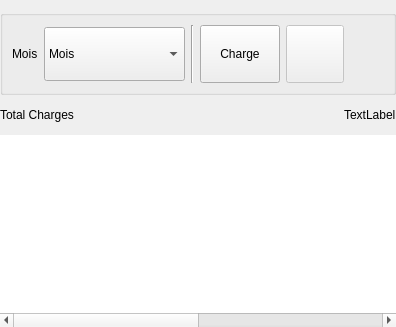
               <widget class="QWidget" name="ChargePage">
                <layout class="QVBoxLayout" name="verticalLayout_37">
                 <property name="spacing">
                  <number>0</number>
                 </property>
                 <property name="leftMargin">
                  <number>0</number>
                 </property>
                 <property name="topMargin">
                  <number>0</number>
                 </property>
                 <property name="rightMargin">
                  <number>0</number>
                 </property>
                 <property name="bottomMargin">
                  <number>0</number>
                 </property>
                 <item>
                  <widget class="QWidget" name="ChargeWidgetContainer" native="true">
                   <layout class="QVBoxLayout" name="verticalLayout_36">
                    <property name="spacing">
                     <number>10</number>
                    </property>
                    <property name="leftMargin">
                     <number>0</number>
                    </property>
                    <property name="topMargin">
                     <number>0</number>
                    </property>
                    <property name="rightMargin">
                     <number>0</number>
                    </property>
                    <property name="bottomMargin">
                     <number>0</number>
                    </property>
                    <item>
                     <widget class="QFrame" name="searchFrame_4">
                      <property name="frameShape">
                       <enum>QFrame::NoFrame</enum>
                      </property>
                      <property name="frameShadow">
                       <enum>QFrame::Raised</enum>
                      </property>
                      <layout class="QHBoxLayout" name="horizontalLayout_30">
                       <property name="leftMargin">
                        <number>0</number>
                       </property>
                       <property name="topMargin">
                        <number>0</number>
                       </property>
                       <property name="rightMargin">
                        <number>0</number>
                       </property>
                       <property name="bottomMargin">
                        <number>0</number>
                       </property>
                      </layout>
                     </widget>
                    </item>
                    <item>
                     <widget class="QGroupBox" name="groupBoxToolBar_4">
                      <property name="title">
                       <string/>
                      </property>
                      <layout class="QHBoxLayout" name="horizontalLayout_31">
                       <property name="leftMargin">
                        <number>9</number>
                       </property>
                       <property name="topMargin">
                        <number>9</number>
                       </property>
                       <property name="rightMargin">
                        <number>9</number>
                       </property>
                       <property name="bottomMargin">
                        <number>9</number>
                       </property>
                       <item>
                        <layout class="QHBoxLayout" name="horizontalLayout_32">
                         <property name="rightMargin">
                          <number>0</number>
                         </property>
                         <item>
                          <widget class="QLabel" name="label_31">
                           <property name="text">
                            <string>Mois</string>
                           </property>
                          </widget>
                         </item>
                         <item>
                          <widget class="QComboBox" name="cbBoxChargeByMonth">
                           <property name="minimumSize">
                            <size>
                             <width>141</width>
                             <height>54</height>
                            </size>
                           </property>
                           <item>
                            <property name="text">
                             <string>Mois</string>
                            </property>
                           </item>
                           <item>
                            <property name="text">
                             <string>01</string>
                            </property>
                           </item>
                           <item>
                            <property name="text">
                             <string>02</string>
                            </property>
                           </item>
                           <item>
                            <property name="text">
                             <string>03</string>
                            </property>
                           </item>
                           <item>
                            <property name="text">
                             <string>04</string>
                            </property>
                           </item>
                           <item>
                            <property name="text">
                             <string>05</string>
                            </property>
                           </item>
                           <item>
                            <property name="text">
                             <string>06</string>
                            </property>
                           </item>
                           <item>
                            <property name="text">
                             <string>07</string>
                            </property>
                           </item>
                           <item>
                            <property name="text">
                             <string>08</string>
                            </property>
                           </item>
                           <item>
                            <property name="text">
                             <string>09</string>
                            </property>
                           </item>
                           <item>
                            <property name="text">
                             <string>10</string>
                            </property>
                           </item>
                           <item>
                            <property name="text">
                             <string>11</string>
                            </property>
                           </item>
                           <item>
                            <property name="text">
                             <string>12</string>
                            </property>
                           </item>
                          </widget>
                         </item>
                        </layout>
                       </item>
                       <item>
                        <widget class="Line" name="line_6">
                         <property name="orientation">
                          <enum>Qt::Vertical</enum>
                         </property>
                        </widget>
                       </item>
                       <item>
                        <widget class="QPushButton" name="buttonNewCharge">
                         <property name="sizePolicy">
                          <sizepolicy hsizetype="Preferred" vsizetype="Preferred">
                           <horstretch>0</horstretch>
                           <verstretch>0</verstretch>
                          </sizepolicy>
                         </property>
                         <property name="minimumSize">
                          <size>
                           <width>0</width>
                           <height>56</height>
                          </size>
                         </property>
                         <property name="cursor">
                          <cursorShape>PointingHandCursor</cursorShape>
                         </property>
                         <property name="toolTip">
                          <string>Ajouter une Charge</string>
                         </property>
                         <property name="styleSheet">
                          <string notr="true"/>
                         </property>
                         <property name="text">
                          <string>Charge</string>
                         </property>
                         <property name="icon">
                          <iconset resource="../resources.qrc">
                           <normaloff>:/icons/images/icons/cil-plus.png</normaloff>:/icons/images/icons/cil-plus.png</iconset>
                         </property>
                         <property name="iconSize">
                          <size>
                           <width>28</width>
                           <height>28</height>
                          </size>
                         </property>
                        </widget>
                       </item>
                       <item>
                        <widget class="QPushButton" name="buttonDeleteCharge">
                         <property name="enabled">
                          <bool>false</bool>
                         </property>
                         <property name="sizePolicy">
                          <sizepolicy hsizetype="Fixed" vsizetype="Fixed">
                           <horstretch>0</horstretch>
                           <verstretch>0</verstretch>
                          </sizepolicy>
                         </property>
                         <property name="minimumSize">
                          <size>
                           <width>58</width>
                           <height>58</height>
                          </size>
                         </property>
                         <property name="cursor">
                          <cursorShape>PointingHandCursor</cursorShape>
                         </property>
                         <property name="toolTip">
                          <string>Suprimer</string>
                         </property>
                         <property name="text">
                          <string/>
                         </property>
                         <property name="icon">
                          <iconset>
                           <normaloff>:/icons/icons/scissors--minus.png</normaloff>:/icons/icons/scissors--minus.png</iconset>
                         </property>
                         <property name="iconSize">
                          <size>
                           <width>30</width>
                           <height>30</height>
                          </size>
                         </property>
                        </widget>
                       </item>
                       <item>
                        <spacer name="horizontalSpacer_11">
                         <property name="orientation">
                          <enum>Qt::Horizontal</enum>
                         </property>
                         <property name="sizeHint" stdset="0">
                          <size>
                           <width>40</width>
                           <height>20</height>
                          </size>
                         </property>
                        </spacer>
                       </item>
                      </layout>
                     </widget>
                    </item>
                    <item>
                     <widget class="QFrame" name="frame_4">
                      <property name="frameShape">
                       <enum>QFrame::NoFrame</enum>
                      </property>
                      <property name="frameShadow">
                       <enum>QFrame::Raised</enum>
                      </property>
                      <layout class="QHBoxLayout" name="horizontalLayout_15">
                       <property name="leftMargin">
                        <number>0</number>
                       </property>
                       <property name="topMargin">
                        <number>0</number>
                       </property>
                       <property name="rightMargin">
                        <number>0</number>
                       </property>
                       <property name="bottomMargin">
                        <number>0</number>
                       </property>
                       <item>
                        <widget class="QLabel" name="labelTotalCharge">
                         <property name="sizePolicy">
                          <sizepolicy hsizetype="Maximum" vsizetype="Preferred">
                           <horstretch>0</horstretch>
                           <verstretch>0</verstretch>
                          </sizepolicy>
                         </property>
                         <property name="text">
                          <string>Total Charges</string>
                         </property>
                         <property name="alignment">
                          <set>Qt::AlignLeading|Qt::AlignLeft|Qt::AlignVCenter</set>
                         </property>
                        </widget>
                       </item>
                       <item>
                        <spacer name="horizontalSpacer_13">
                         <property name="orientation">
                          <enum>Qt::Horizontal</enum>
                         </property>
                         <property name="sizeHint" stdset="0">
                          <size>
                           <width>40</width>
                           <height>20</height>
                          </size>
                         </property>
                        </spacer>
                       </item>
                       <item>
                        <widget class="QLabel" name="labelChargeCount">
                         <property name="text">
                          <string>TextLabel</string>
                         </property>
                        </widget>
                       </item>
                      </layout>
                     </widget>
                    </item>
                    <item>
                     <widget class="MyTable" name="chargeTableWidget">
                      <property name="minimumSize">
                       <size>
                        <width>0</width>
                        <height>0</height>
                       </size>
                      </property>
                      <property name="font">
                       <font>
                        <family>Lucida Casual</family>
                        <pointsize>13</pointsize>
                        <weight>50</weight>
                        <italic>false</italic>
                        <bold>false</bold>
                       </font>
                      </property>
                      <property name="frameShape">
                       <enum>QFrame::NoFrame</enum>
                      </property>
                      <property name="editTriggers">
                       <set>QAbstractItemView::DoubleClicked</set>
                      </property>
                      <property name="alternatingRowColors">
                       <bool>false</bool>
                      </property>
                      <property name="selectionBehavior">
                       <enum>QAbstractItemView::SelectRows</enum>
                      </property>
                      <property name="gridStyle">
                       <enum>Qt::DashLine</enum>
                      </property>
                      <property name="sortingEnabled">
                       <bool>true</bool>
                      </property>
                      <property name="columnCount">
                       <number>4</number>
                      </property>
                      <attribute name="horizontalHeaderVisible">
                       <bool>false</bool>
                      </attribute>
                      <attribute name="horizontalHeaderCascadingSectionResizes">
                       <bool>false</bool>
                      </attribute>
                      <attribute name="horizontalHeaderDefaultSectionSize">
                       <number>150</number>
                      </attribute>
                      <attribute name="horizontalHeaderShowSortIndicator" stdset="0">
                       <bool>false</bool>
                      </attribute>
                      <attribute name="horizontalHeaderStretchLastSection">
                       <bool>true</bool>
                      </attribute>
                      <attribute name="verticalHeaderVisible">
                       <bool>false</bool>
                      </attribute>
                      <column>
                       <property name="text">
                        <string>New Column</string>
                       </property>
                      </column>
                      <column>
                       <property name="text">
                        <string>New Column</string>
                       </property>
                      </column>
                      <column>
                       <property name="text">
                        <string>New Column</string>
                       </property>
                      </column>
                      <column>
                       <property name="text">
                        <string>New Column</string>
                       </property>
                      </column>
                     </widget>
                    </item>
                   </layout>
                  </widget>
                 </item>
                </layout>
               </widget>
